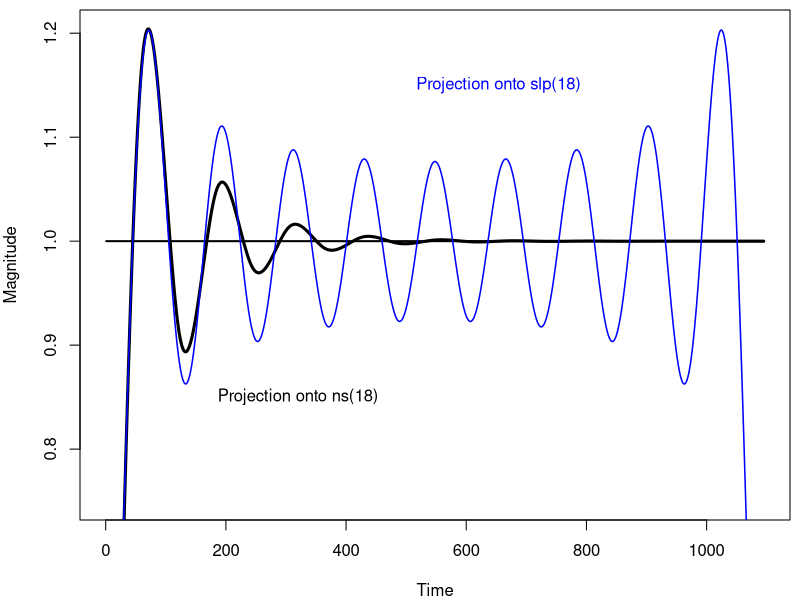

Reproduce this figure in R.
#
#  Generate Figure 6
#
library("multitaper")
library("splines")
library("MASS")

#  3 years of data for "zoomed" in effect
N <- 365 * 3
time <- 1:N
Nknot <- 18

basis1 <- ns(time, df=Nknot) # 6 knots per year
basis2 <- dpss(n = N, k = Nknot, nw = (Nknot+1) / 2)$v

S1 <- basis1 %*% ginv(t(basis1) %*% basis1) %*% t(basis1)
S2 <- basis2 %*% t(basis2)

oneV <- rep(1, N)
oneP1 <- S1 %*% oneV
oneP2 <- S2 %*% oneV

pMax <- max(oneP1, oneP2)

#
#  Generate Figure 6
#
# pdf(file = "../figures/gibbsRipples.pdf", width = 6, height = 4)
postscript(file = "../figures/gibbsRipples.eps", width = 6, height = 4)
par(mar = c(4,4,0.5,0.5))
plot(1:N, oneV, type = "l", lwd = 2, xlab = "Time", ylab = "Magnitude", ylim = c(0.75, pMax))
lines(1:N, oneP1, lwd = 3, lty = 1, col = "black")
lines(1:N, oneP2, lwd = 1.5, lty = 1, col = "blue")
text(x = c(170, 500), y = c(0.85, 1.15), pos = 4, labels = c("Projection onto ns(18)", "Projection onto slp(18)"),
     col = c("black", "blue"))
dev.off()
